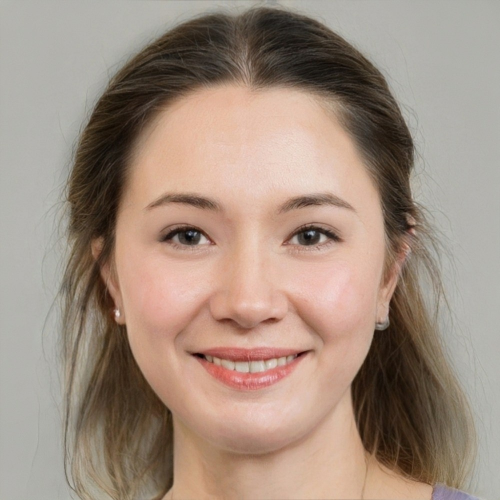
#> input picture face.jpeg, 1000 x 1000 px (shown at 1/2 size)
$ python -i _jpy_opencv.py   (imports and definitions only)
#> lines starting #> are read from the running program, lines starting #| are printed output that depends on the picture; after the words box and inside, x2 and y2 are one past the last pixel; in counts of white or black regions, pixels touching at a corner belong together
"""OpenCV integration for jpy-ml."""

import cv2
import numpy as np


# [159 lines left out: functions jpy_imread, jpy_imwrite, jpy_cvtColor, jpy_resize, jpy_blur, jpy_canny and 1 more, not called in this run]


def jpy_find_contours(image_path, output_path=None):
    """Find contours in an image.

    Args:
        image_path: Path to the source image
        output_path: Optional path to save the contour visualization

    Returns:
        dict with contour data
    """
#> called with image_path = '../../../../face.jpeg'
    img = cv2.imread(image_path)
#> img is the input picture: shape (1000, 1000, 3); mean B, G, R 128, 142, 161.6
    if img is None:
        raise RuntimeError(f"Failed to read image: {image_path}")

    gray = cv2.cvtColor(img, cv2.COLOR_BGR2GRAY)
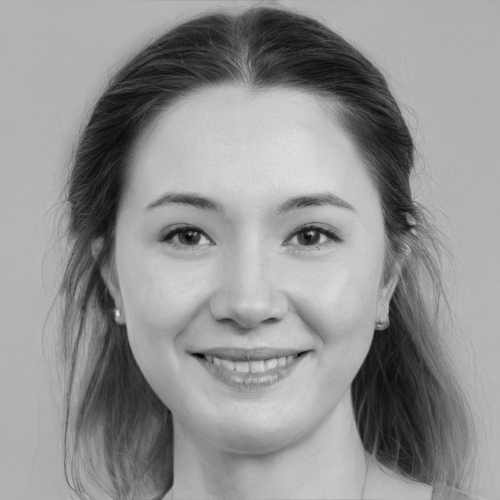
#> gray: shape (1000, 1000) (shown at 1/2 size); min 2, max 233, mean 146.3
    _, binary = cv2.threshold(gray, 127, 255, cv2.THRESH_BINARY)
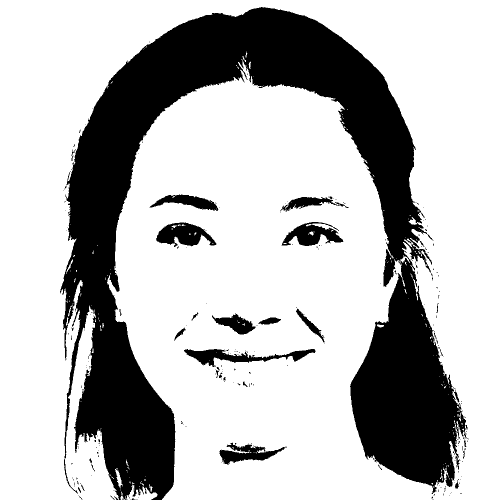
#> binary: shape (1000, 1000) (shown at 1/2 size); 72.7% white; 259 black regions (223 under 20 px)
    contours, hierarchy = cv2.findContours(binary, cv2.RETR_TREE, cv2.CHAIN_APPROX_SIMPLE)
#> contours = 517 contours, 460 with area under 20; largest, box (x1, y1, x2, y2) and area: (0, 0, 1000, 1000) 740102, (367, 697, 632, 735) 3831, (311, 444, 434, 495) 3724, (562, 443, 688, 493) 3436, (438, 884, 571, 930) 2876

    # Convert contours to list of points
    contour_data = []
    for contour in contours:
        points = contour.reshape(-1, 2).tolist()
        contour_data.append({
            'points': points,
            'area': cv2.contourArea(contour),
            'length': cv2.arcLength(contour, True),
        })
#> this loop made 517 passes
#> points on passes 3, 4, 6: [[241, 979], [241, 980]], [[279, 972], [279, 973]], [[276, 994], [277, 993], [278, 994], [277, 995]]
#> after the loop, contour_data = 517 items

    # Draw contours if output path specified
    if output_path:
        cv2.drawContours(img, contours, -1, (0, 255, 0), 2)
        cv2.imwrite(output_path, img)

    return {
        'contours': contour_data,
        'count': len(contours),
    }


# [26 lines left out: function jpy_morphology, not called in this run]

>>> result = jpy_find_contours('../../../../face.jpeg')
#> result = 2 items
